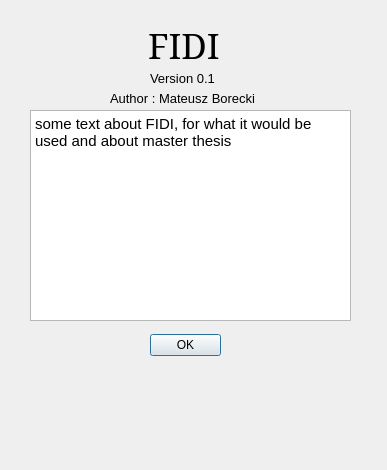
<?xml version="1.0" encoding="UTF-8"?>
<ui version="4.0">
 <class>AboutFidi</class>
 <widget class="QDialog" name="AboutFidi">
  <property name="geometry">
   <rect>
    <x>0</x>
    <y>0</y>
    <width>387</width>
    <height>470</height>
   </rect>
  </property>
  <property name="windowTitle">
   <string>Dialog</string>
  </property>
  <widget class="QDialogButtonBox" name="OkButton">
   <property name="geometry">
    <rect>
     <x>150</x>
     <y>320</y>
     <width>71</width>
     <height>51</height>
    </rect>
   </property>
   <property name="font">
    <font>
     <family>Arial</family>
    </font>
   </property>
   <property name="standardButtons">
    <set>QDialogButtonBox::Ok</set>
   </property>
  </widget>
  <widget class="QLabel" name="label">
   <property name="geometry">
    <rect>
     <x>148</x>
     <y>20</y>
     <width>71</width>
     <height>51</height>
    </rect>
   </property>
   <property name="font">
    <font>
     <family>Constantia</family>
     <pointsize>26</pointsize>
     <weight>50</weight>
     <bold>false</bold>
    </font>
   </property>
   <property name="text">
    <string>FIDI</string>
   </property>
  </widget>
  <widget class="QLabel" name="label_2">
   <property name="geometry">
    <rect>
     <x>150</x>
     <y>70</y>
     <width>71</width>
     <height>16</height>
    </rect>
   </property>
   <property name="font">
    <font>
     <family>Arial</family>
     <pointsize>10</pointsize>
    </font>
   </property>
   <property name="text">
    <string>Version 0.1</string>
   </property>
  </widget>
  <widget class="QPlainTextEdit" name="plainTextEdit">
   <property name="geometry">
    <rect>
     <x>30</x>
     <y>110</y>
     <width>321</width>
     <height>211</height>
    </rect>
   </property>
   <property name="font">
    <font>
     <family>Arial</family>
     <pointsize>11</pointsize>
    </font>
   </property>
   <property name="readOnly">
    <bool>true</bool>
   </property>
   <property name="plainText">
    <string>some text about FIDI, for what it would be used and about master thesis</string>
   </property>
  </widget>
  <widget class="QLabel" name="label_3">
   <property name="geometry">
    <rect>
     <x>110</x>
     <y>90</y>
     <width>161</width>
     <height>16</height>
    </rect>
   </property>
   <property name="font">
    <font>
     <family>Arial</family>
     <pointsize>10</pointsize>
    </font>
   </property>
   <property name="text">
    <string>Author : Mateusz Borecki</string>
   </property>
  </widget>
 </widget>
 <resources/>
 <connections>
  <connection>
   <sender>OkButton</sender>
   <signal>clicked(QAbstractButton*)</signal>
   <receiver>AboutFidi</receiver>
   <slot>close()</slot>
   <hints>
    <hint type="sourcelabel">
     <x>193</x>
     <y>354</y>
    </hint>
    <hint type="destinationlabel">
     <x>371</x>
     <y>-10</y>
    </hint>
   </hints>
  </connection>
 </connections>
</ui>
